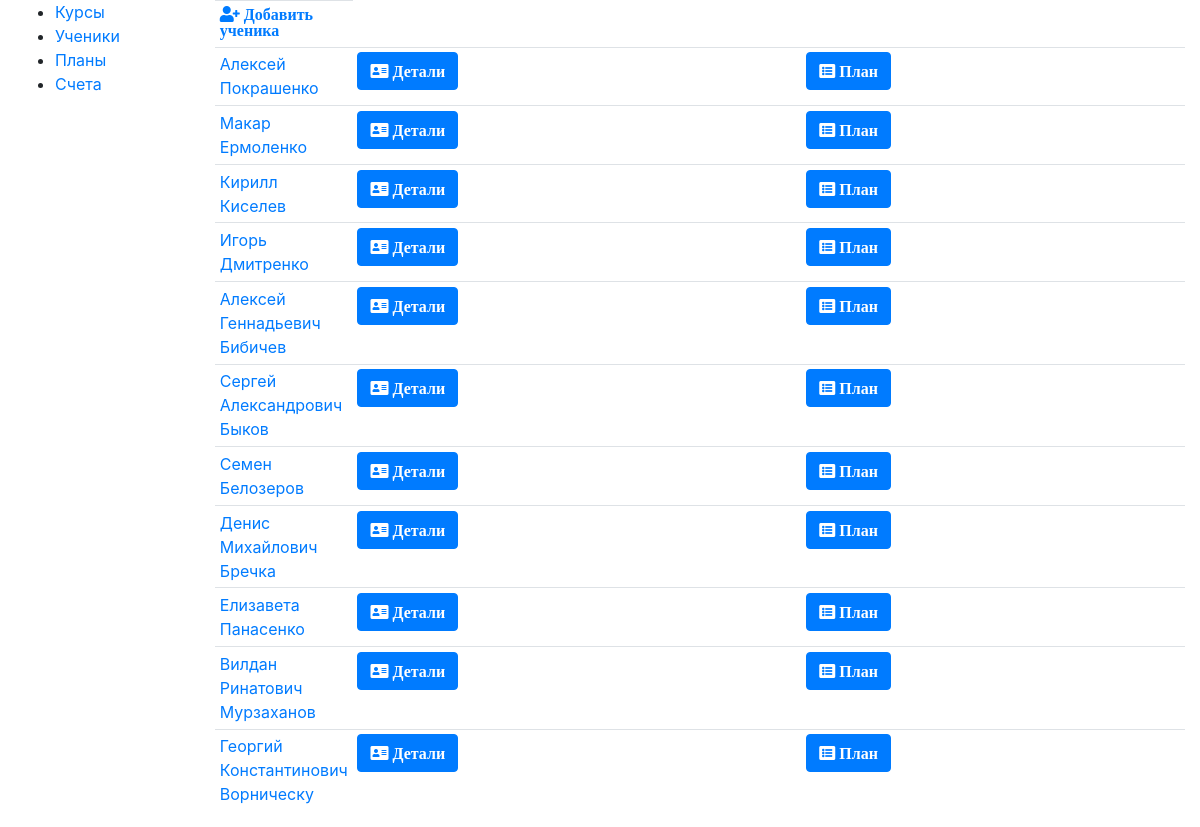
Page /db/all_students on the earlier database version.
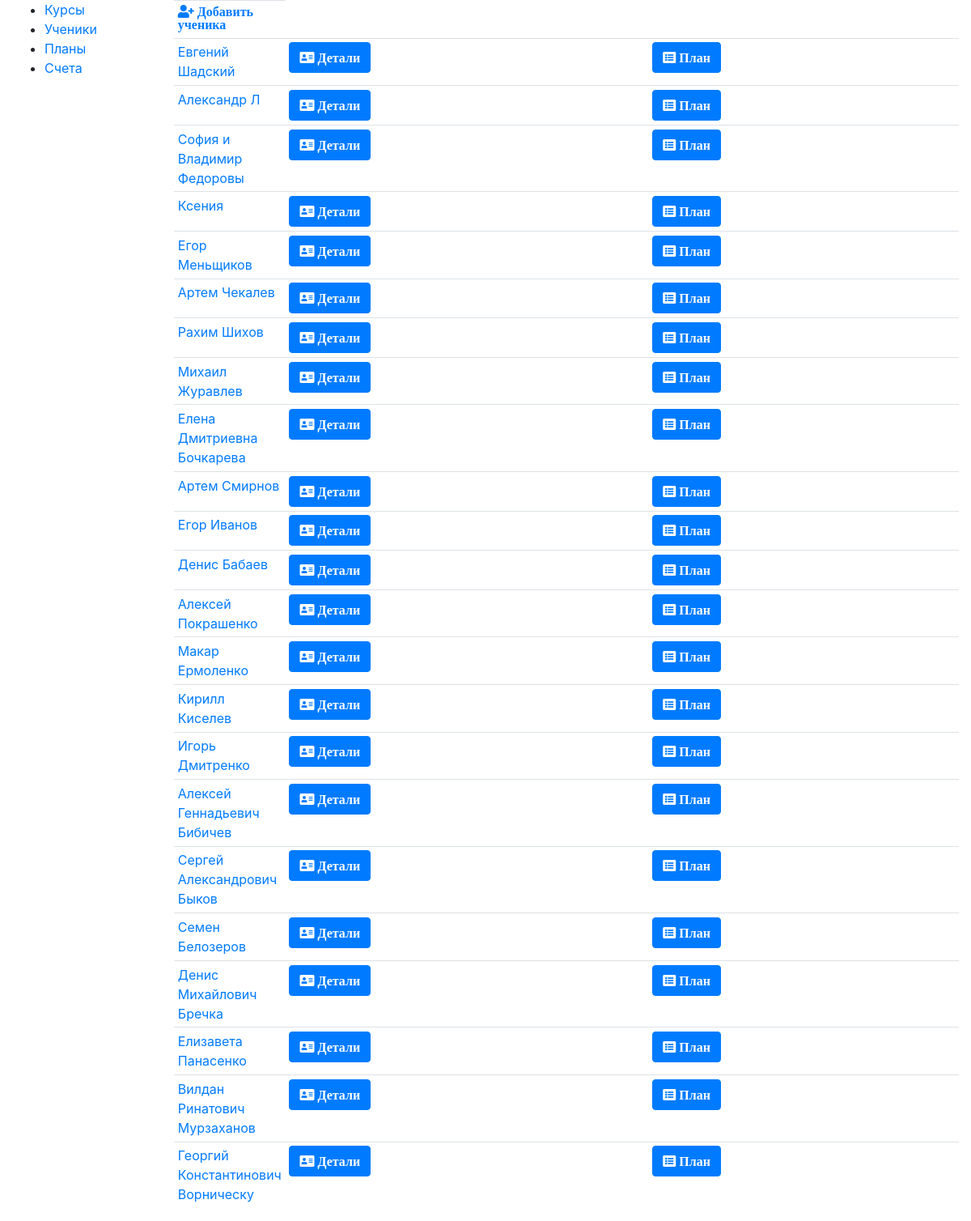
Same page on the later database version.
### db/dbModels/Human.py (models this page shows)
class Human(models.Model):
	STAT=[
		('STUDENT','Ученик'),
		('PARENT','Родитель'),
		('OTHER','Другое')
	]
	first_name = models.CharField(
		max_length=20,
		verbose_name = 'Имя'
	)
	last_name = models.CharField(
		max_length=20,
		verbose_name = 'Фамилия',
		blank=True
	)
	middle_name = models.CharField(
		max_length=20,
		verbose_name = 'Отчество',
		blank=True
	)
	child= models.ForeignKey(
		"self",
		on_delete=models.CASCADE,
		null=True,
		blank=True,
		verbose_name = 'Ребенок'
	)
	status=models.CharField(
        max_length=10,
		choices=STAT,
		verbose_name = 'Тип',
        default='STUDENT',
		blank=True
    )
	description=models.TextField(
		verbose_name = 'Описание',
		blank=True
	)
	class Meta:
		managed = True
		verbose_name = 'Человек'
		verbose_name_plural = 'Люди'
	def __str__(self):
		fio=self.first_name+' '
		if (self.middle_name): fio+=self.middle_name+' '
		fio+=self.last_name
		return fio

### db/views.py (the view)
# urls.py: path('all_students', views.showAllStudents, name='showAllStudents'),
def showAllStudents(request):
	students=list(Human.objects.filter(status='STUDENT'))
	dst=Distribution.objects.all()
	stdl=[]
	for d in dst:
		if d.student not in stdl:
			stdl.append(d.student)
	if request.method=='POST':
		r=str(request.POST)
		if r.find('student+')>=0:
			sid=int(r[r.find('student+')+8:r.find('^')])
			return HttpResponseRedirect(reverse('addStudent',args=(sid,)))
		if 'plan' in request.POST:
			return HttpResponseRedirect(reverse('studentPlan',args=(request.POST['plan'],)))
	else:
		stdl.sort(key=humanindexsort,reverse=True)
	return render(
        request,
        'all_students.html',
        {'students':stdl}
    )

### db/views.py (called while the page is built)
def humanindexsort(human):
	return human.id

### db/templates/all_students.html
{% extends "base.html" %}
{% block content %}
<form method="POST" class="post-form"> {% csrf_token %}
	<table class="table table-sm">
		<tr class="row-sm-1">
			<td class="col-sm-1">
				<a href="{%url 'addStudent' sid=0%}">
					<span class="fas fa-user-plus">
						Добавить ученика
					</span>
				</a>
			</td>
		</tr>
		{%for s in students%}
		<tr class="row-sm-1">
			<td class="col-sm-1"><a href="{%url 'showStudentProgress' sid=s.id%}">{{s}}</a></td>
			<td>
				<button class="btn btn-primary" type="submit" name ="student+{{s.id}}^"}>
					<span class="fas fa-address-card">
						Детали
					</span>
				</button>
			</td>
			<td>
				<button class="btn btn-primary" type="submit" name ="plan" value="{{s.id}}"}>
					<span class="fas fa-list-alt">
						План
					</span>
				</button>
			</td>
		</tr>
		{%endfor%}
	</table>
</form>
{%endblock%}

Differences in the rows shown:
added Human: first_name+middle_name+last_name "Евгений Шадский", {{ s.id }} 26 (drawn)
added Human: first_name+middle_name+last_name "Александр Л", {{ s.id }} 25 (drawn)
added Human: first_name+middle_name+last_name "София и Владимир Федоровы", {{ s.id }} 24 (drawn)
added Human: first_name+middle_name+last_name "Ксения", {{ s.id }} 20 (drawn)
added Human: first_name+middle_name+last_name "Егор Меньщиков", {{ s.id }} 19 (drawn)
added Human: first_name+middle_name+last_name "Артем Чекалев", {{ s.id }} 18 (drawn)
added Human: first_name+middle_name+last_name "Рахим Шихов", {{ s.id }} 17 (drawn)
added Human: first_name+middle_name+last_name "Михаил Журавлев", {{ s.id }} 16 (drawn)
added Human: first_name+middle_name+last_name "Елена Дмитриевна Бочкарева", {{ s.id }} 15 (drawn)
added Human: first_name+middle_name+last_name "Артем Смирнов", {{ s.id }} 14 (drawn)
added Human: first_name+middle_name+last_name "Егор Иванов", {{ s.id }} 13 (drawn)
added Human: first_name+middle_name+last_name "Денис Бабаев", {{ s.id }} 12 (drawn)
